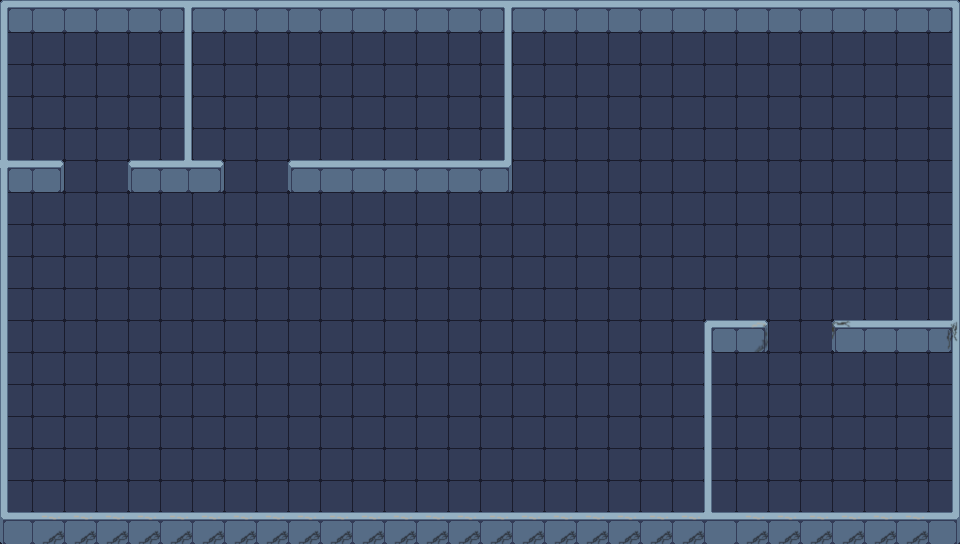

Below is a game level as drawn by its tile map, then a one-line description and the .tmx that defines it (tile-layer data replaced by summaries):
An orthogonal 60x34 tile map with 16x16 px tiles, 2 tile layers (1Floor, 2Block) and 12 objects.

<map version="1.8" tiledversion="1.8.2" orientation="orthogonal" renderorder="right-down" width="60" height="34" tilewidth="16" tileheight="16" infinite="0" nextlayerid="5" nextobjectid="13">
 <tileset firstgid="1" source="map1.tsx" />
 <layer id="1" name="1Floor" width="60" height="34">
  <data>[2040 cells, 2040 non-empty, 4 distinct tile ids]</data>
 </layer>
 <layer id="2" name="2Block" width="60" height="34">
  <data>[2040 cells, 432 non-empty, 78 distinct tile ids]</data>
 </layer>
 <objectgroup id="3" name="Col1">
  <object id="1" x="0" y="0" width="7.5" height="544" />
  <object id="2" x="0" y="0" width="960" height="24" />
  <object id="3" x="951.5" y="0" width="8.5" height="545.333" />
  <object id="4" x="0" y="515.5" width="960" height="28.5" />
  <object id="5" x="2.5" y="163.5" width="61.5" height="22.5" />
  <object id="6" x="184" y="15" width="8" height="153.5" />
  <object id="7" x="128" y="164.5" width="96" height="22.5" />
  <object id="8" x="288" y="164.5" width="224" height="19.5" />
  <object id="9" x="504" y="22.1818" width="8" height="153.818" />
  <object id="10" x="704" y="322.75" width="64" height="22.5" />
  <object id="11" x="832" y="323.25" width="128" height="22.5" />
  <object id="12" x="704.25" y="341" width="8" height="187.5" />
 </objectgroup>
 <objectgroup id="4" name="Col2" />
</map>
